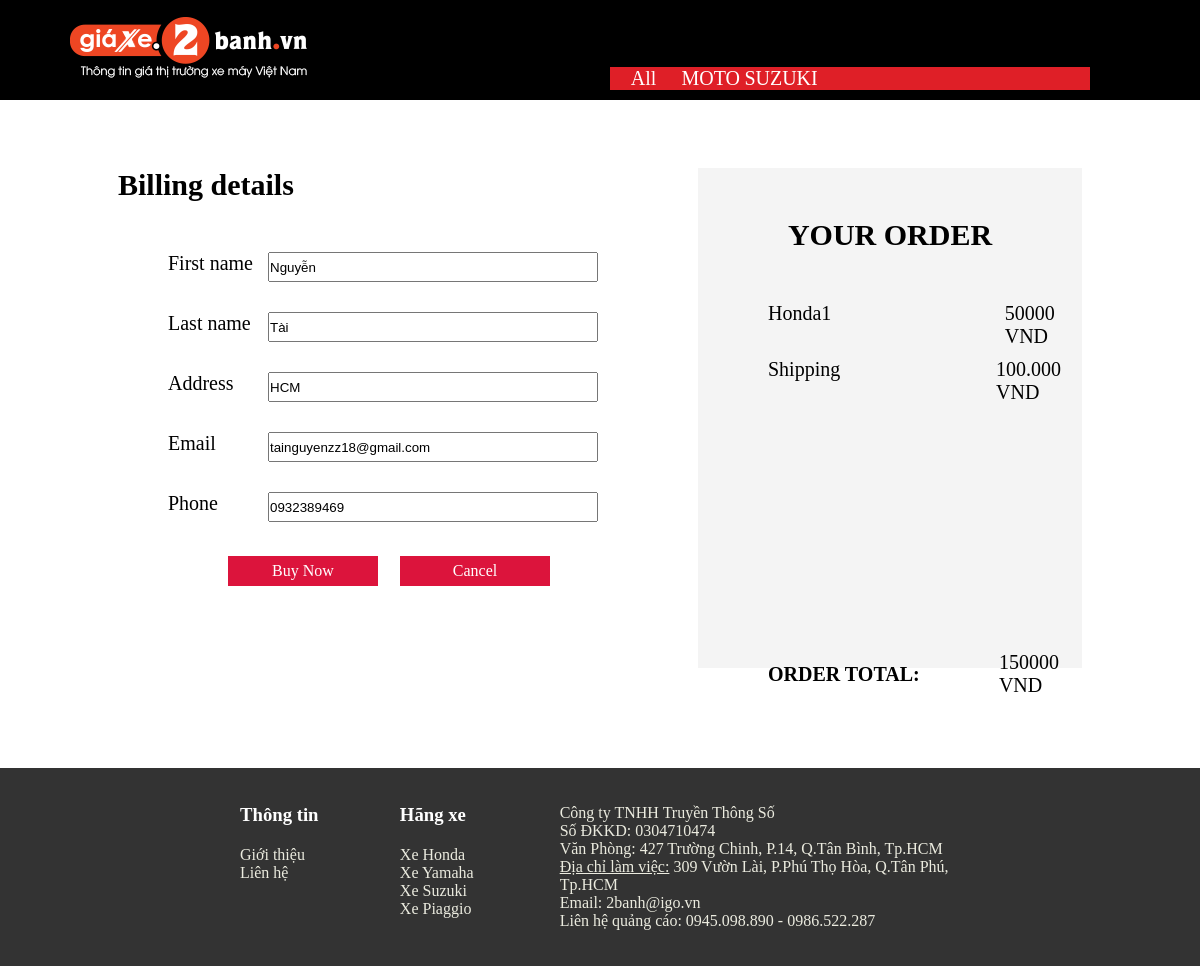
/checkout.php?id=5 (signed in), run on the app's committed database.
### tables this page shows
CREATE TABLE `categories` (
  `id` int(11) NOT NULL,
  `name` varchar(255) NOT NULL,
  `description` text NOT NULL
);

CREATE TABLE `users` (
  `id` int(11) NOT NULL,
  `first_name` varchar(255) NOT NULL,
  `last_name` varchar(255) NOT NULL,
  `phone` varchar(10) NOT NULL,
  `address` varchar(255) NOT NULL,
  `email` varchar(255) NOT NULL,
  `password` varchar(255) NOT NULL,
  `role` varchar(255) NOT NULL
);

CREATE TABLE `products` (
  `id` int(11) NOT NULL,
  `name` varchar(255) NOT NULL,
  `idCate` int(11) NOT NULL,
  `amount` int(11) NOT NULL,
  `price` float NOT NULL,
  `img` varchar(255) NOT NULL,
  `description` text NOT NULL
);

### libs/DbConnection.php (called while the page is built, shortened)
<?php
class DbConnection
{
    protected static $connectionInstance=null;
    protected $userName="root";
    protected $pass="";
    protected $host="localhost";
    protected $tableName="categories";
    protected $queryParams;
    protected $dataBase="xemay";
    public function connect()
    {
        if(self::$connectionInstance==null)
        {
            try
            {
                self::$connectionInstance=new PDO('mysql:host='.$this->host.';dbname='.$this->dataBase,$this->userName,$this->pass);
                self::$connectionInstance->setAttribute(PDO::ATTR_ERRMODE,PDO::ERRMODE_EXCEPTION);
            }
            catch(Exception $ex)
            {
                echo "ERROR".$ex->getMessage();
                die();
            }
        }
        return self::$connectionInstance;
    }
    public function setModel($tableName)
    {
        $this->tableName=$tableName;
    }
    public function query($sql,$param=[])
    {
        $q=self::$connectionInstance->prepare($sql);
        if(is_array($param) && $param)
        {
            $q->execute($param);
        }
        else
        {
            $q->execute();
        }
        return $q;
    }
    public function buildQueryParams($params)
    {
        $default=
        [
            "select"=>"*",
            "where"=>"",
            "other"=>"",
            "field"=>"",
            "value"=>""
        ];
        $this->queryParams=array_merge($default,$params);
        return $this;
    }
    public function buildCondition($condition)
    {
        if(trim($condition))
        {
            return " where ".$condition." ";
        }
        return " ";
    }
    public function select()
    {
        $sql="select ".$this->queryParams["select"]." from ".$this->tableName.$this->buildCondition($this->queryParams["where"]).$this->queryParams["other"];
        $query=$this->query($sql);
        return $query->fetchAll(PDO::FETCH_ASSOC);
    }
}

### libs/Query.php (called while the page is built, shortened)
<?php
require_once("DbConnection.php");
class Query
{
    protected $model;
    public function __construct()
    {
        $this->model = new DbConnection();
    }
    public function getProduct($id)
    {
        $this->model->setModel("products");
        $result = $this->model->buildQueryParams(["where" => "id = $id",])->select();
        return $result;
    }
    public function loadAllProductByCategory($idCate)
    {
        $this->model->setModel("products");
        return $this->model->buildQueryParams([
            "where" => "idCate =$idCate"
        ])->select();
    }
    public function loadAllCategory()
    {
        $model = new DbConnection();
        $model->setModel("categories");
        return $model->buildQueryParams([])->select();
    }
    public function getCate($id)
    {
        $this->model = new DbConnection();
        $this->model->setModel("categories");
        $result = $this->model->buildQueryParams(["where" => "id = $id",])->select();
        return $result;
    }
    public function getUser($id)
    {
        $this->model->setModel("users");
        $result = $this->model->buildQueryParams(["where" => "id = $id",])->select();
        return $result;
    }
}

### checkout.php (the view, shortened to what this page needs)
<?php
require_once("./libs/Query.php");
$query = new Query();
$nameProduct = "";
$price = 0;
$idUser = "";
if (isset($_SESSION["role"])) {
    $idUser = $_SESSION["id"];
} else {
    header("Location:../admin/login.php");
}
if (isset($_GET["id"])) {
    $id = $_GET["id"];
    $product = $query->getProduct($id);
    $nameProduct = $product[0]["name"];
    $price = $product[0]["price"];
}
$result = $query->getUser($idUser);
$email = $result[0]["email"];
$phone = $result[0]["phone"];
$address = $result[0]["address"];
$firstName = $result[0]["first_name"];
$lastName = $result[0]["last_name"];
if (isset($_GET["id"])) {
    $id = $_GET["id"];
    $result = $query->getProduct($id);
    $price = $result[0]["price"];
    $category = ($query->getCate($result[0]["idCate"]))[0]["name"];
}
?>
<!DOCTYPE html>
<html lang="en">
<head>
    <link rel="stylesheet" href="./resource/css/styleCheckout.css" />
</head>
<body>
    <header>
        <div class="logo">
            <a href="index.php">
                <img src="./resource/img/logo.png" alt="" />
            </a>
        </div>
        <nav>
            <?php
            require("pages/category.php");
            ?>
        </nav>
    </header>
    <section>
        <div class="container">
            <div class="info">
                <h3>Billing details</h3>
                <div class="row">
                    <label for="">First name</label>
                    <input type="text" class="single" value="<?= $firstName ?>" />
                </div>
                <div class="row">
                    <label for="">Last name</label>
                    <input type="text" class="single" value="<?= $lastName ?>" />
                </div>
                <div class="row">
                    <label for="">Address</label>
                    <input type="text" class="single" value="<?= $address ?>" />
                </div>
                <div class="row">
                    <label for="">Email</label>
                    <input type="text" class="single" value="<?= $email ?>" />
                </div>
                <div class="row">
                    <label for="">Phone</label>
                    <input type="text" class="single" value="<?= $phone ?>" />
                </div>
                <div class="rowbtn">
                    <a class="btn" href="success.php">Buy Now</a>
                    <a class="btn" href="index.php">Cancel</a>
                </div>
            </div>
            <div class="content">
                <h3>YOUR ORDER</h3>
                <div class="row">
                    <div><?= $nameProduct ?></div>
                    <p><?= $price ?> VND</p>
                </div>
                <div class="row">
                    <div>Shipping</div>
                    <p>100.000 VND</p>
                </div>
                <div class="rowtotal">
                    <h4>ORDER TOTAL: </h4>
                    <p><?= $price + 100000 ?> VND</p>
                </div>
            </div>
        </div>
    </section>
    <?php
    require("pages/footer.php");
    ?>
</body>
</html>

### pages/category.php (shortened to what this page needs)
<?php
$cates = $query->loadAllCategory();
?>
<ul>
  <li><a href="index.php">All</a></li>
  <?php
  foreach ($cates as $cate) {
  ?>
    <li>
      <a href="index.php?p=category&id=<?= $cate["id"] ?>"> <?= $cate["name"] ?></a>
    </li>
  <?php
  }
  ?>
</ul>

### resource/css/styleCheckout.css (style rules this page uses)
* { margin: 0px; padding: 0px; box-sizing: border-box; }
a { text-decoration: none; }
li { list-style-type: none; }
header { width: 100%; height: 100px; display: flex; height: 100px; align-items: center; background-color: black; }
header .logo { width: 25%; margin-left: 70px; }
header .logo a { color: white; font-size: 20px; }
header nav { width: 40%; margin-top: 5%; margin-left: 20%; }
header nav ul { background-color: #df1f27; display: inline-block; width: 100%; }
header nav ul > li { float: left; width: 14%; list-style: none; text-align: center; position: relative; }
header nav ul li a { display: block; color: white; list-style-type: none; font-size: 20px; }
section { display: block; margin: 0 auto; width: 80%; }
section .container { display: flex; justify-content: center; margin-top: 50px; }
section .container .info { width: 50%; display: block; }
section .container .info h3 { margin-bottom: 50px; font-size: 30px; }
section .container .info .row { margin-bottom: 30px; display: flex; }
section .container .info .row label { margin-left: 50px; min-width: 100px; display: block; font-size: 20px; }
section .container .info .row .single { width: 400px; height: 30px; }
section .container .info .rowbtn { display: flex; margin-left: 80px; justify-content: center; }
section .container .info .rowbtn .btn { background-color: Crimson; border: none; color: white; padding: 6px 32px; text-align: center; text-decoration: none; display: inline-block; font-size: 16px; margin: 4px 2px; cursor: pointer; margin-right: 20px; width: 150px; }
section .container .content { margin-left: 100px; background-color: #f4f4f4; width: 40%; height: 500px; }
section .container .content h3 { margin-bottom: 50px; font-size: 30px; text-align: center; margin-top: 50px; }
section .container .content .row { display: flex; margin-left: 70px; margin-bottom: 10px; }
section .container .content .row div { width: 300px; font-size: 20px; }
section .container .content .row p { font-size: 20px; }
section .container .content .rowtotal { padding-top: 20px; display: flex; align-items: center; height: 500px; margin-left: 70px; }
section .container .content .rowtotal h4 { width: 300px; font-size: 20px; }
section .container .content .rowtotal p { font-size: 20px; }

### data on the page
categories: name "MOTO"
categories: name "SUZUKI"
users: first_name "Nguyễn", last_name "Tài", address "HCM", email "tainguyenzz18@gmail.com", phone "0932389469"
products: name "Honda1", price "50000", $price + 100000 "150000"
